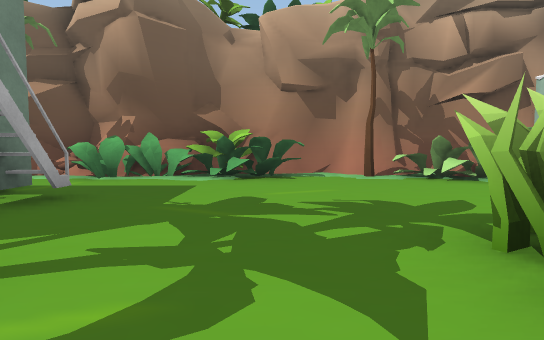
View 1 (above)

24 first-person views from a walk through a scene from a Unity 3-D project. The camera is 1.2 m above the floor, tilts 4° down and sees 75° across. The floor is counted in squares, 2 m on a side. Each view is taken from the middle of a square. On the plan, view 1 faces up. The plan holds only what a view shows up to about 10 squares ahead; the rest is blank. The place goes on beyond the plan. The player character is not drawn.

View 2
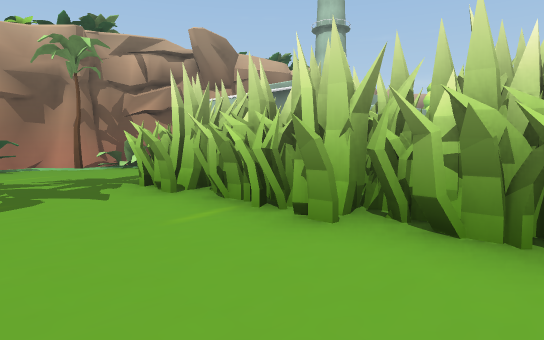

View 3
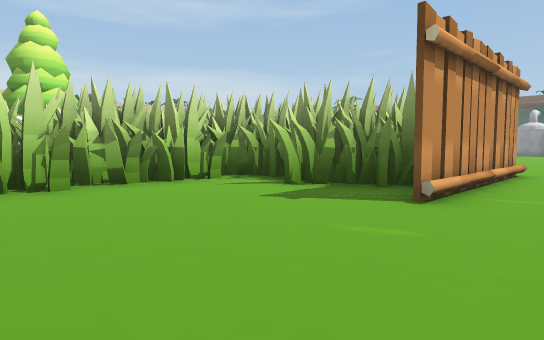

View 4
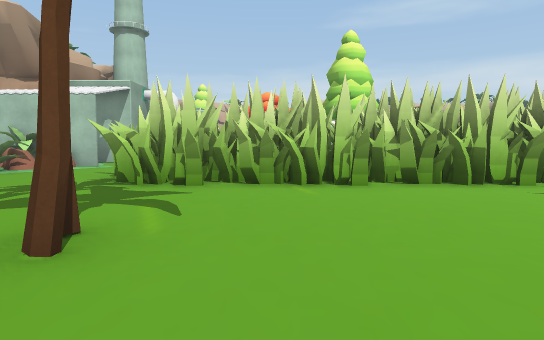

View 5
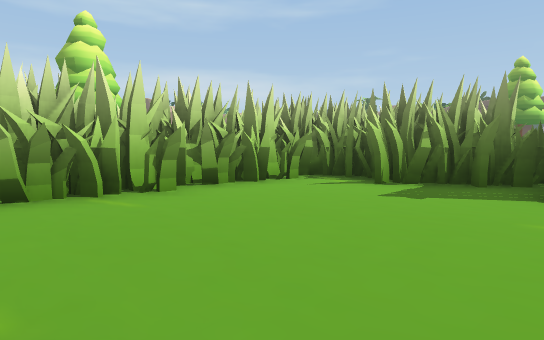

View 6
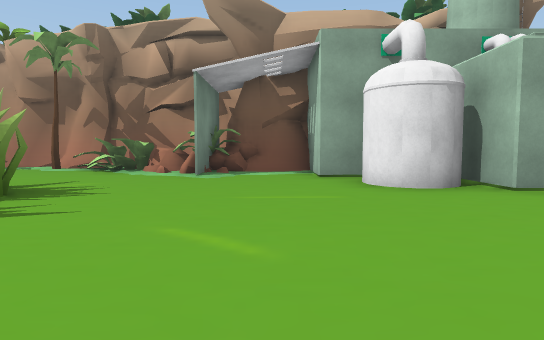

View 7
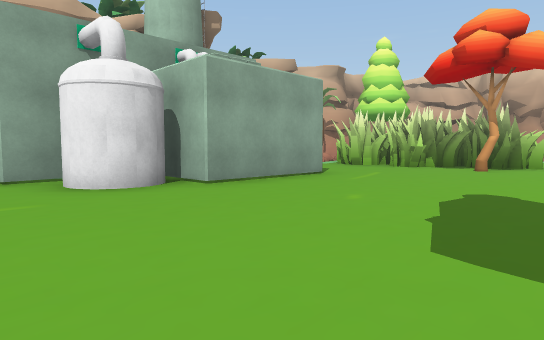

View 8
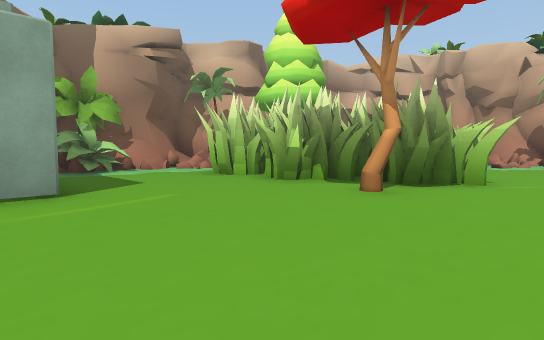

View 9
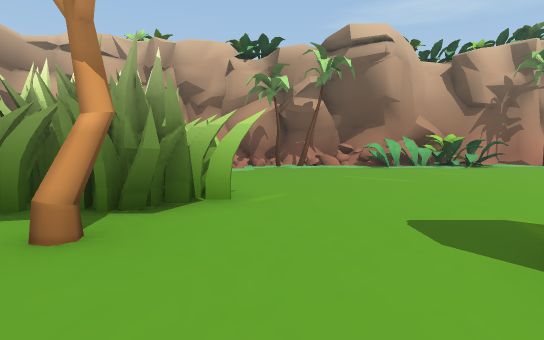

View 10
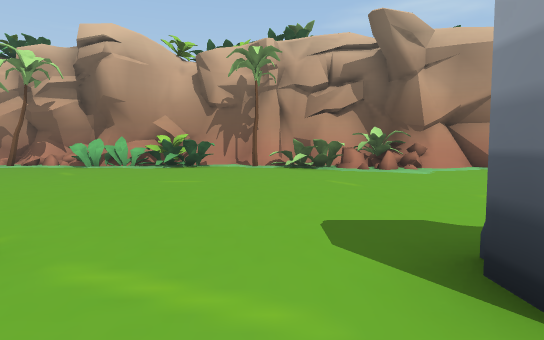

View 11
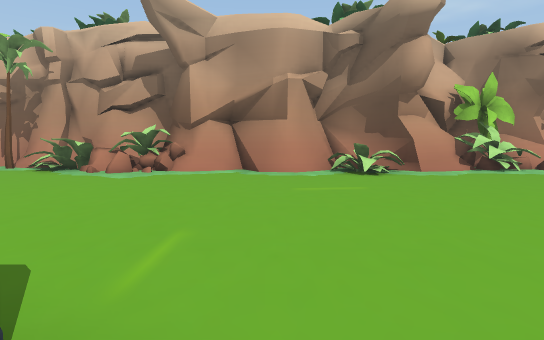

View 12
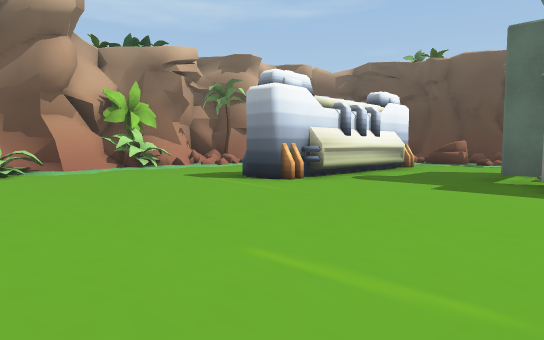

View 13
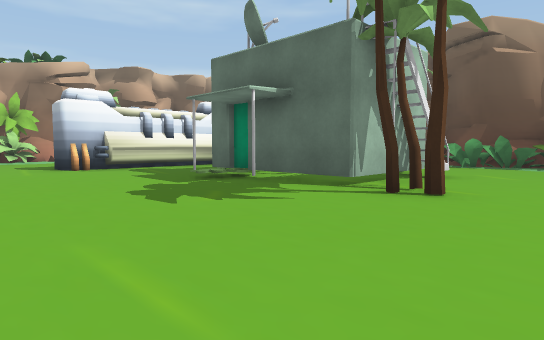

View 14
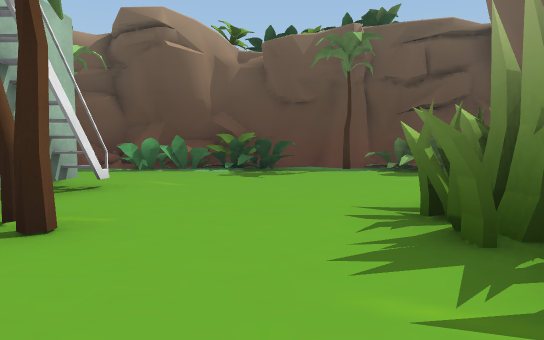

View 15
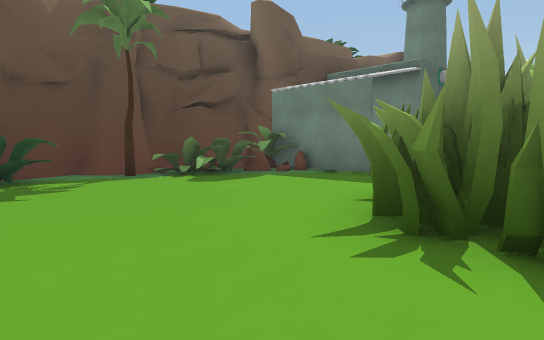

View 16
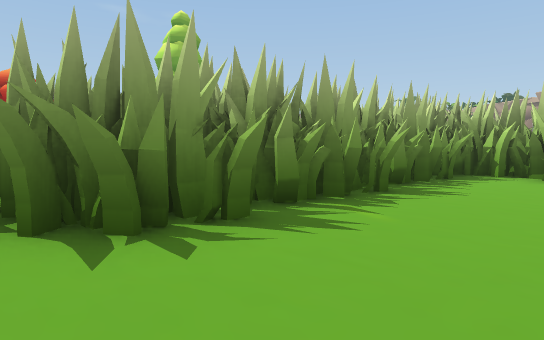

View 17
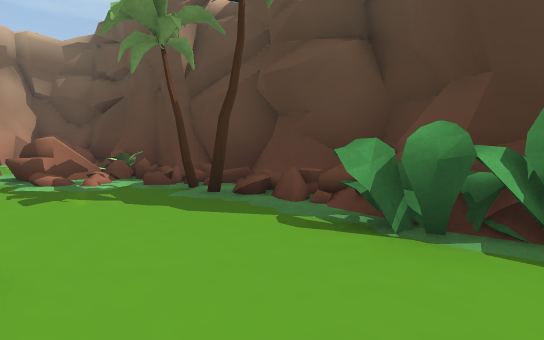

View 18
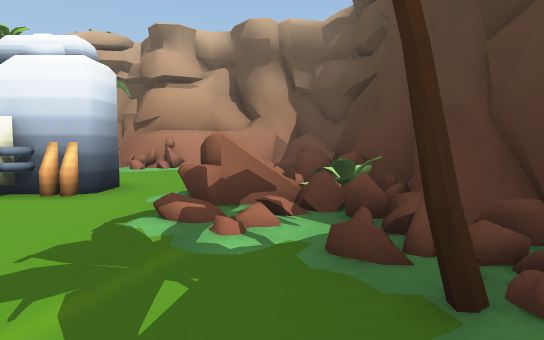

View 19
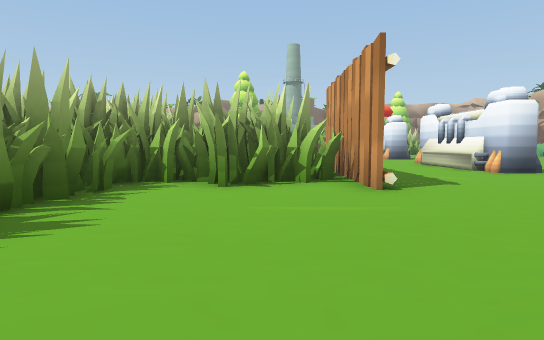

View 20
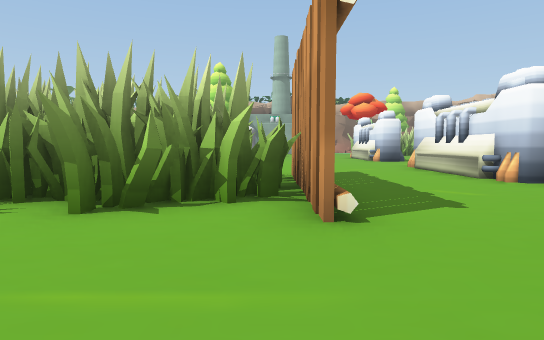

View 21
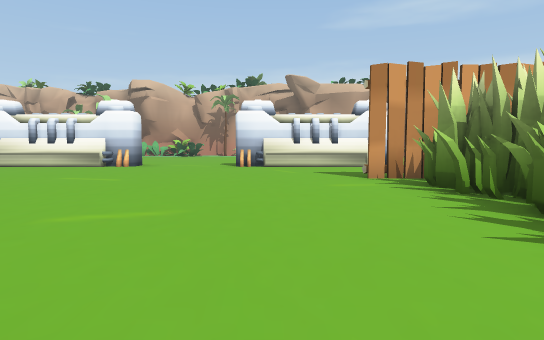

View 22
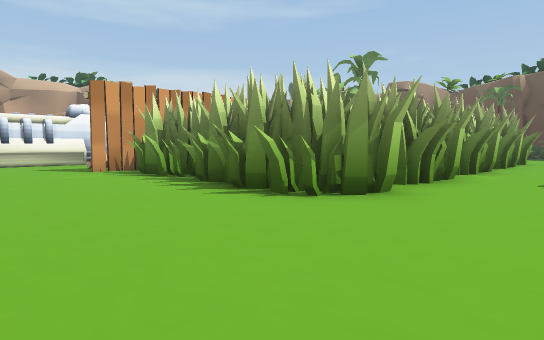

View 23
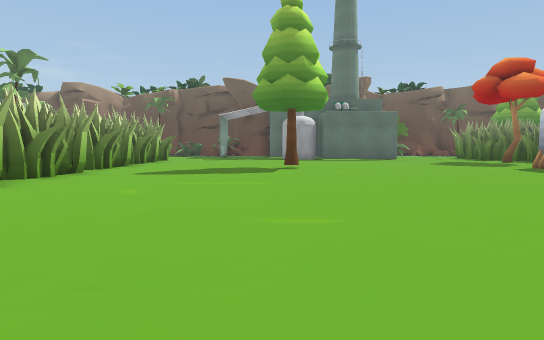

View 24
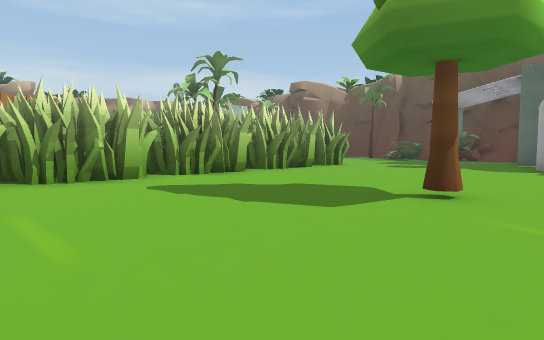

### Floor plan
Key: @ floor where view 1 was taken; # wall or solid block; . floor; / step, stairs or slope; = window, fence, low wall or low ledge; ^ raised ledge; v drop or lower ground; O other object.
Columns run from 4 left of view 1 to 24 right of it. Each row starts with its distance up from view 1.
  8 #vvvv##vvvv
  7 =^^O#.O##O###     ####
  6 ...#=..#^O#/#     ##==O
  5  .........#.##    ...OO
  4  O...........###  ...OOO
  3   .....O.....#.###...OO
  2   ....OOO............OOOO
  1  .O..OOO.............OOO
  0 ....@.OOO...........OOOO... =
 -1 .....OOO  ..................O
 -2 ......OOO  .................O
 -3 ......OOO    O     #........=
 -4 ..#.OOOO          .# .......^
 -5  .OOOOOO         ..#   .....^
 -6  .OOOOO        ....# .......O
 -7  .OOOOO       .....#........O
 -8  .#O        .................
 -9  ..  .     .................O
-10  .. ...............#.......#=
-11   .................# ......^O
-12   .................#  .....#O
-13   ........OO..O#...# ....../#
-14  ........OOOOOOO...#......./#
-15 ..........OOOOOO...........##
-16 .........OOOOOOO...........##
-17 ..........OOOO.#..........OO#
-18 .....O...OOO...............##
-19 .........OOO...............#v
-20     ......OOO............../O
-21     .....OOO..........##.../^
-22     ......OOO..O.# ...#  .. #
-23     .....OOO....####..#     #
-24     #...  O.....#   ..#    =#
-25     #...........O   ..##...##
-26     ## #....................#
-27        #.............==#..  #
-28        OO^#..# ......#=#..=##
-29        #O##O.#O^^/OO.#O### ##
-30        #vv#####vv####vvv####

Positions as (right, up) in squares from view 1, and headings:
1: (0, 0), facing up
2: (-1, -3), facing up-right
3: (-4, 0), facing down-right
4: (-4, 0), facing right
5: (-3, 1), facing down-right
6: (7, -2), facing up
7: (7, -2), facing up-right
8: (12, -2), facing up-right
9: (14, -1), facing right
10: (14, -9), facing right
11: (15, -15), facing right
12: (14, -16), facing down-right
13: (9, -18), facing down-right
14: (9, -20), facing down
15: (10, -22), facing down-left
16: (10, -24), facing up-left
17: (11, -26), facing down-right
18: (14, -28), facing right
19: (10, -22), facing up
20: (11, -20), facing up
21: (5, -11), facing right
22: (3, -10), facing down-right
23: (1, -9), facing down
24: (-1, -14), facing down-right
